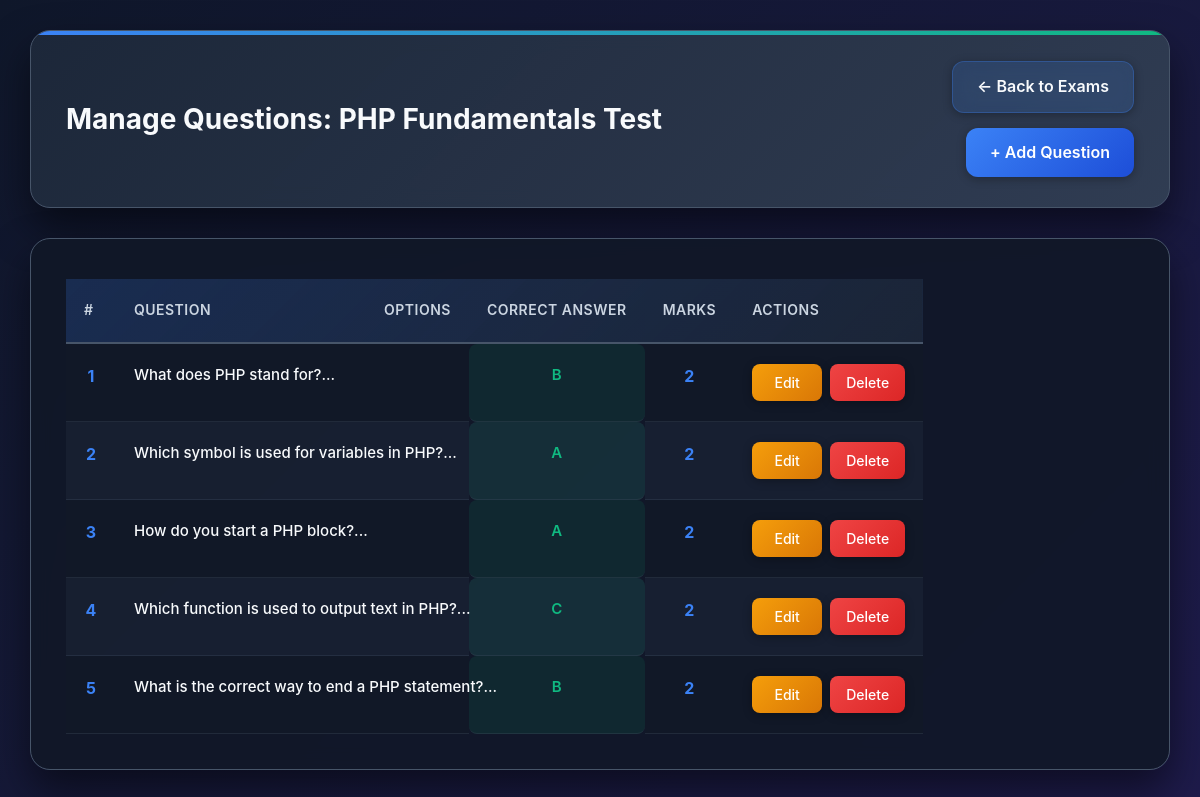
The app's page /staff/manage_questions.php?exam_id=1 with its own data.
### tables this page shows
CREATE TABLE exams (
    exam_id INT AUTO_INCREMENT PRIMARY KEY,
    exam_title VARCHAR(200) NOT NULL,
    exam_description TEXT,
    exam_duration INT NOT NULL DEFAULT 60,  
    total_marks INT NOT NULL DEFAULT 100,
    passing_marks INT NOT NULL DEFAULT 40,
    exam_status ENUM('active', 'inactive', 'draft') DEFAULT 'active',
    created_by INT DEFAULT NULL,
    created_at TIMESTAMP DEFAULT CURRENT_TIMESTAMP,
    updated_at TIMESTAMP DEFAULT CURRENT_TIMESTAMP ON UPDATE CURRENT_TIMESTAMP,
    
    INDEX idx_exam_status (exam_status),
    INDEX idx_created_by (created_by)
);

CREATE TABLE questions (
    question_id INT AUTO_INCREMENT PRIMARY KEY,
    exam_id INT NOT NULL,
    question_text TEXT NOT NULL,
    option_a TEXT NOT NULL,
    option_b TEXT NOT NULL,
    option_c TEXT NOT NULL,
    option_d TEXT NOT NULL,
    options JSON,
    correct_answer ENUM('A', 'B', 'C', 'D') NOT NULL,
    marks INT NOT NULL DEFAULT 1,
    created_at TIMESTAMP DEFAULT CURRENT_TIMESTAMP,
    
    FOREIGN KEY (exam_id) REFERENCES exams(exam_id) ON DELETE CASCADE,
    INDEX idx_exam_id (exam_id)
);

### staff/manage_questions.php (the view, shortened to what this page needs)
<?php
require '../db_connection.php';
try {
    $pdo->query("SELECT options FROM questions LIMIT 1");
} catch (PDOException $e) {
    $useJsonOptions = false;
}
$exam_id = (int)$_GET['exam_id'];
$stmt = $pdo->prepare("SELECT exam_title FROM exams WHERE exam_id = ?");
$stmt->execute([$exam_id]);
$exam = $stmt->fetch(PDO::FETCH_ASSOC);
$stmt = $pdo->prepare("SELECT * FROM questions WHERE exam_id = ? ORDER BY question_id ASC");
$stmt->execute([$exam_id]);
$questions = $stmt->fetchAll(PDO::FETCH_ASSOC);
?>
<!DOCTYPE html>
<html lang="en">
<head>
    <link rel="stylesheet" href="./style.css">
</head>
<body>
    <div class="container">
        <div class="header">
            <h1>Manage Questions: <?php echo htmlspecialchars($exam['exam_title']); ?></h1>
            <div>
                <a href="manage_exams.php" class="btn-back">← Back to Exams</a>
                <a href="add_question.php?exam_id=<?php echo $exam_id; ?>" class="btn btn-primary">+ Add Question</a>
            </div>
        </div>
        <div class="card">
            <?php if (!empty($questions)): ?>
                <table class="data-table">
                    <thead>
                        <tr>
                            <th>#</th>
                            <th>Question</th>
                            <th>Options</th>
                            <th>Correct Answer</th>
                            <th>Marks</th>
                            <th>Actions</th>
                        </tr>
                    </thead>
                    <tbody>
                        <?php $counter = 1; foreach($questions as $row): ?>
                        <tr>
                            <td><?php echo $counter++; ?></td>
                            <td><?php echo htmlspecialchars(substr($row['question_text'], 0, 100)); ?>...</td>
                            <td>
                            </td>
                            <td><?php echo strtoupper(htmlspecialchars($row['correct_answer'])); ?></td>
                            <td><?php echo $row['marks']; ?></td>
                            <td class="actions">
                                <a href="edit_question.php?id=<?php echo $row['question_id']; ?>" class="btn-edit">Edit</a>
                                <a href="delete_question.php?id=<?php echo $row['question_id']; ?>&exam_id=<?php echo $exam_id; ?>" class="btn-delete" onclick="return confirm('Delete this question?')">Delete</a>
                            </td>
                        </tr>
                        <?php endforeach; ?>
                    </tbody>
                </table>
            <?php else: ?>
                <div class="empty-state">
                    <p>No questions found for this exam. <a href="add_question.php?exam_id=<?php echo $exam_id; ?>">Add first question</a></p>
                </div>
            <?php endif; ?>
        </div>
    </div>
</body>
</html>

### records on screen
exams: exam_title "PHP Fundamentals Test"
questions: question_text "What does PHP stand for?", correct_answer "B", marks "2"
questions: question_text "Which symbol is used for variables in PHP?", correct_answer "A", marks "2"
questions: question_text "How do you start a PHP block?", correct_answer "A", marks "2"
questions: question_text "Which function is used to output text in PHP?", correct_answer "C", marks "2"
questions: question_text "What is the correct way to end a PHP statement?", correct_answer "B", marks "2"
